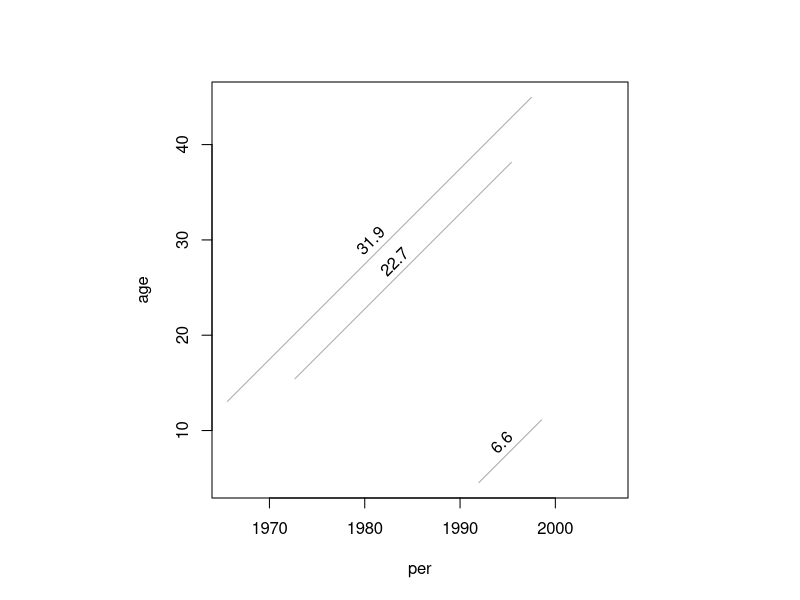
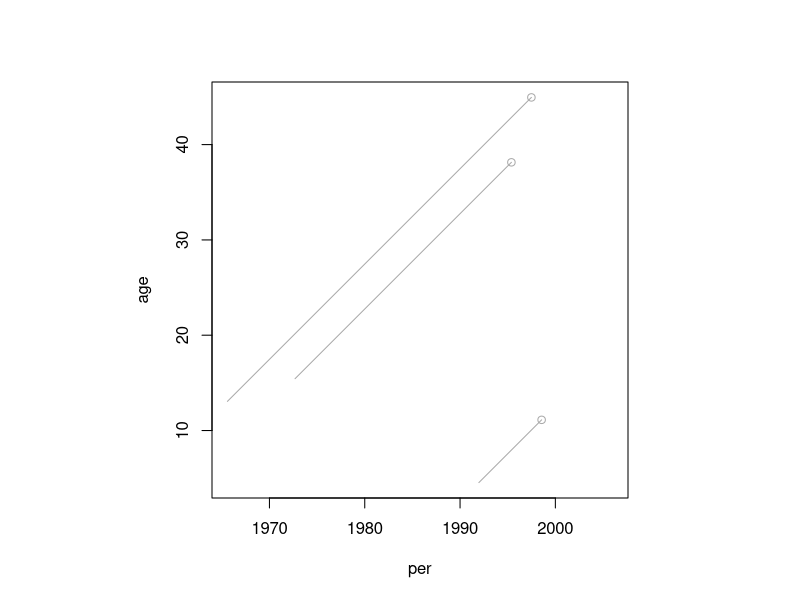
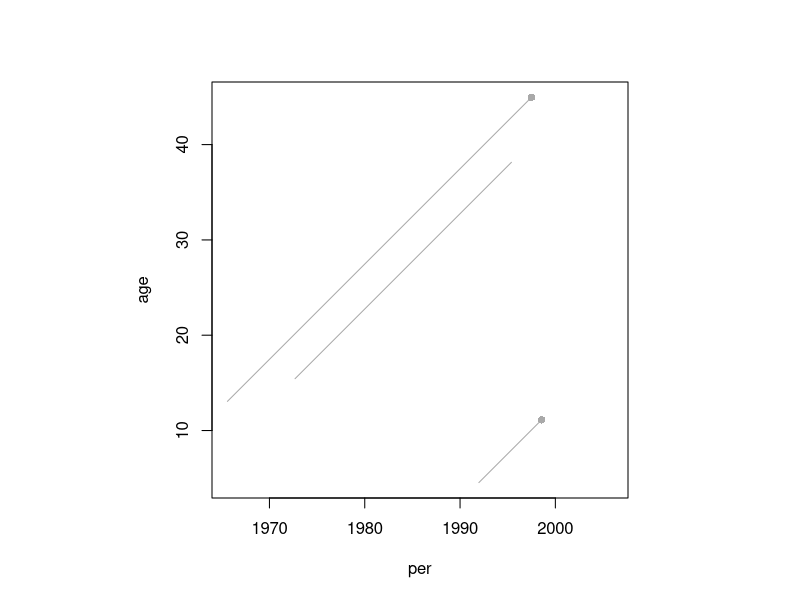
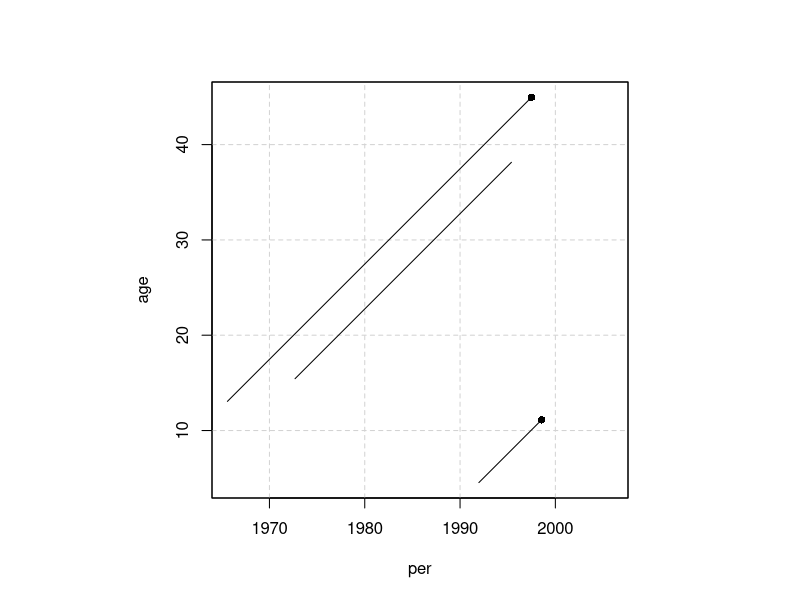
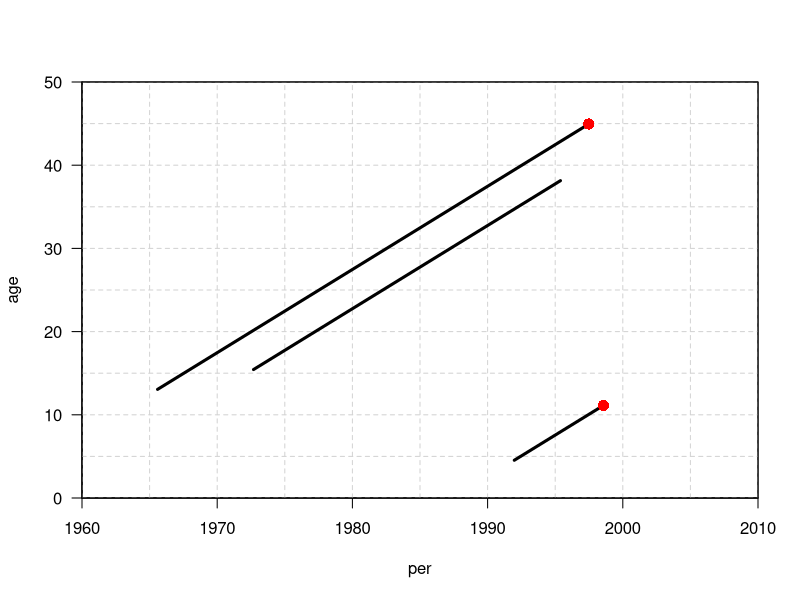

These figures' R source, in order:
library(Epi)


### Name: plot.Lexis
### Title: Lexis diagrams
### Aliases: plot.Lexis points.Lexis lines.Lexis PY.ann PY.ann.Lexis
### Keywords: hplot aplot

### ** Examples

# A small bogus cohort
xcoh <- structure( list( id = c("A", "B", "C"),
                      birth = c("14/07/1952", "01/04/1957", "10/06/1987"),
                      entry = c("04/08/1965", "08/09/1972", "23/12/1991"),
                       exit = c("27/06/1997", "23/05/1995", "24/07/1998"),
                       fail = c(1, 0, 1) ),
                     .Names = c("id", "birth", "entry", "exit", "fail"),
                  row.names = c("1", "2", "3"),
                      class = "data.frame" )

# Convert the character dates into numerical variables (fractional years)
xcoh$bt <- cal.yr( xcoh$birth, format="%d/%m/%Y" )
xcoh$en <- cal.yr( xcoh$entry, format="%d/%m/%Y" )
xcoh$ex <- cal.yr( xcoh$exit , format="%d/%m/%Y" )

# See how it looks
xcoh

# Define as Lexis object with timescales calendar time and age
Lcoh <- Lexis( entry = list( per=en ),
                exit = list( per=ex, age=ex-bt ),
         exit.status = fail,
                data = xcoh )

# Default plot of follow-up
plot( Lcoh )
# Show follow-up time
PY.ann( Lcoh )

# Show exit status
plot( Lcoh, type="b" )
# Same but failures only
plot( Lcoh, type="b", pch=c(NA,16)[Lcoh$fail+1] )

# With a grid and deaths as endpoints
plot( Lcoh, grid=0:10*10, col="black" )
points( Lcoh, pch=c(NA,16)[Lcoh$lex.Xst+1] )
# With a lot of bells and whistles:
plot( Lcoh, grid=0:20*5, col="black", xaxs="i", yaxs="i",
      xlim=c(1960,2010), ylim=c(0,50), lwd=3, las=1 )
points( Lcoh, pch=c(NA,16)[Lcoh$lex.Xst+1], col="red", cex=1.5 )
